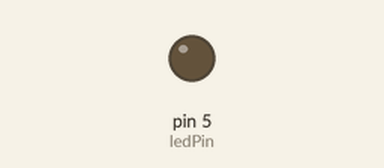
Simulated run of this sketch. Board: Arduino Uno, built with avr-gcc and run on an emulated ATmega328P. Parts: output pins drawn as LEDs (lit = HIGH).

Above: at 0.1 s.
At 2.1 s:
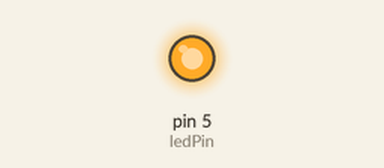
Timing chart, 0 to 4.5 s (numbered marks = the images above):
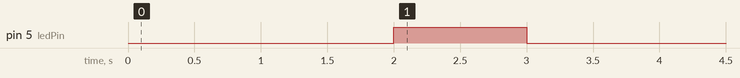

The sketch:

geenDelayLed.ino
```cpp
//Laat de blauwe LED knop knipperen zonder gebruik van de Delay functie

#include <elapsedMillis.h>  //installeer de lapsedMillis.h library (van Peter Freerick)
elapsedMillis verstrekenTijd1;
int ledPin = 5;  //Sluit de blauwe LED/KNOP aan op D5

void setup() {
  pinMode(ledPin, OUTPUT);
}

void loop() {

  if (verstrekenTijd1 == 1000) {  //zolang de teller minder dan 1000 is, doe onderstaande regel:
    digitalWrite(ledPin, LOW);    // Zet de led aan (bij deze led: LOW = aan, HIGH = uit)

  } else if (verstrekenTijd1 == 2000) {  // zolang de teller niet onder 1000 wel onder de 2000 is:
    digitalWrite(ledPin, HIGH);
    verstrekenTijd1 = 0;
  }
  delay(1);  // zorg dat de output in Serial monitor beter leeesbaar is
}
```

Measured:
- by itself, pin 5 (ledPin): LOW → HIGH at 2.0 s, → LOW 1.0 s later
